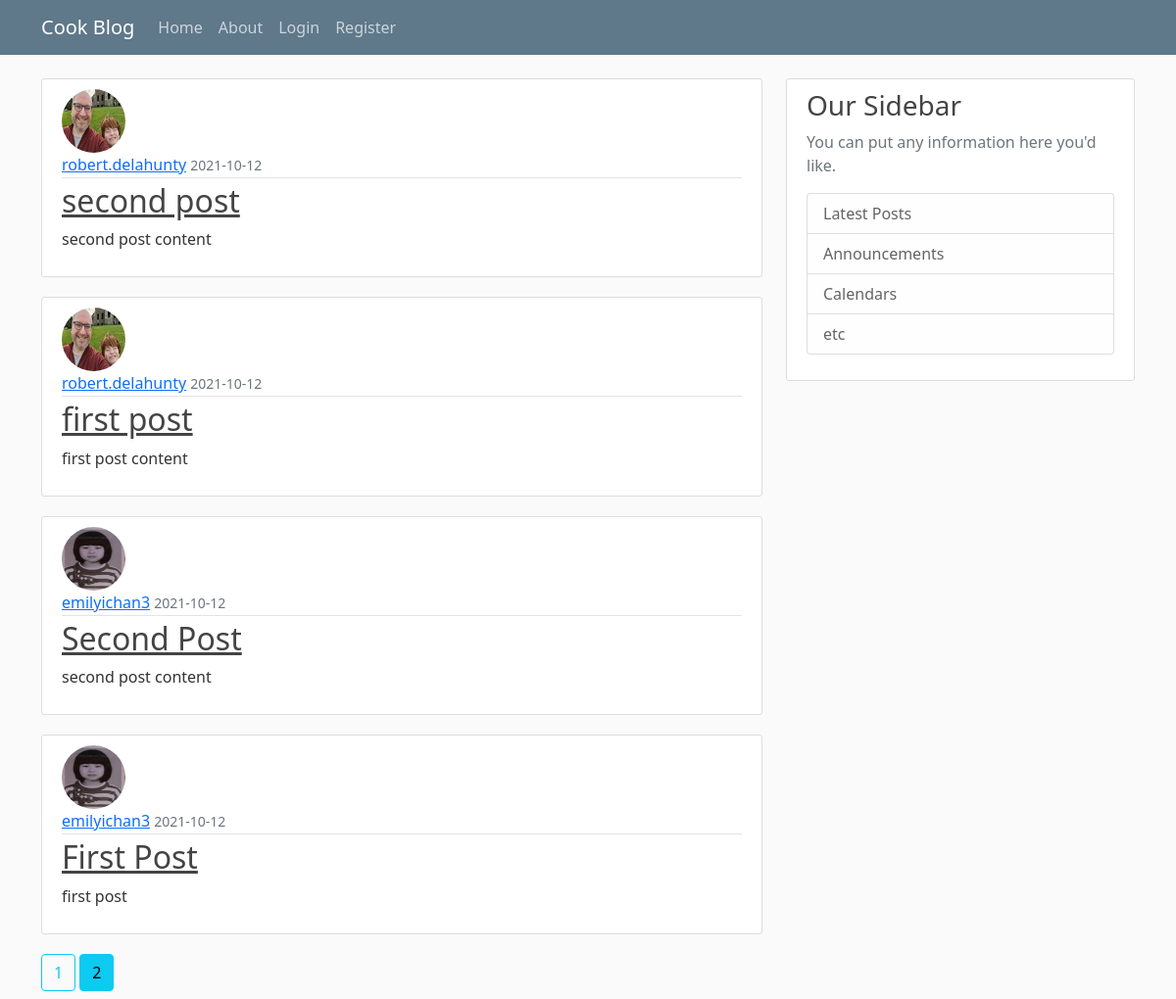
The page /home?page=2 on the database its author committed.
### flaskapp_env/modules.py (models this page shows, shortened)
class Post(db.Model):
    id = db.Column(db.Integer, primary_key=True, autoincrement=True)
    title = db.Column(db.String(100), nullable=False)
    date_posted = db.Column(db.DateTime, nullable=False, default=datetime.utcnow)
    post_content = db.Column(db.Text, nullable=False)
    member_id = db.Column(db.Integer, db.ForeignKey('member.id'), nullable=False)

class Member(db.Model, UserMixin):
    id = db.Column(db.Integer, primary_key=True)
    username = db.Column(db.String(20), unique=True, nullable=False)
    email = db.Column(db.String(120), unique=True, nullable=False)
    image_file = db.Column(db.String(20), nullable=False, default='default.jpg')
    password = db.Column(db.String(60), nullable=False)
    posts = db.relationship('Post', backref='author', lazy=True)

### flaskapp_env/main/routes.py (the view)
@main.route('/')
@main.route('/home')
def home():
    page = request.args.get('page',1, type=int)
    posts = Post.query.order_by(Post.date_posted.desc()).paginate(page=page, per_page=5)
    return render_template('home.html', posts=posts)

### flaskapp_env/templates/home.html
{% extends "layout.html" %}
{% block content %}
    {% for post in posts.items %}
        <article class="media content-section">
        <img class="rounded-circle article-img" src="{{ url_for('static', filename='profile_pics/' + post.author.image_file) }}">
          <div class="media-body">
            <div class="article-metadata">
              <a class="mr-2" href="{{ url_for('users.user_posts',username=post.author.username) }}">{{ post.author.username }}</a>
              <small class="text-muted">{{ post.date_posted.strftime('%Y-%m-%d') }}</small>
            </div>
            <h2><a class="article-title" href="{{ url_for('posts.post', post_id=post.id) }}">{{ post.title }}</a></h2>
            <p class="article-content">{{ post.post_content }}</p>
          </div>
        </article>
    {% endfor %}
    {% for page_num in posts.iter_pages(left_edge=1, right_edge=1, left_current=2, right_current=2) %}
      {% if page_num %}
        {% if page_num != posts.page %}
          <a class="btn btn-outline-info mb-2" href="{{ url_for('main.home', page=page_num) }}">{{ page_num }}</a>
        {% else %}
          <a class="btn btn-info mb-2" href="{{ url_for('main.home', page=page_num) }}">{{ page_num }}</a>
        {% endif %}
      {% else %}
        ...
      {% endif %}
    {% endfor %}
{% endblock content %}

### flaskapp_env/static/main.css (style rules this page uses)
body { background: #fafafa; color: #333333; margin-top: 5rem; }
h1, h2, h3, h4, h5, h6 { color: #444444; }
.content-section { background: #ffffff; padding: 10px 20px; border: 1px solid #dddddd; border-radius: 3px; margin-bottom: 20px; }
.article-title { color: #444444; }
.article-content { white-space: pre-line; }
.article-img { height: 65px; width: 65px; margin-right: 16px; }
.article-metadata { padding-bottom: 1px; margin-bottom: 4px; border-bottom: 1px solid #e3e3e3 }

### rows shown on the page
Post: image_file (picture), author.username "robert.delahunty", date_posted "2021-10-12", title "second post", post_content "second post content"
Post: image_file (picture), author.username "robert.delahunty", date_posted "2021-10-12", title "first post", post_content "first post content"
Post: image_file (placeholder picture), author.username "emilyichan3", date_posted "2021-10-12", title "Second Post", post_content "second post content"
Post: image_file (placeholder picture), author.username "emilyichan3", date_posted "2021-10-12", title "First Post", post_content "first post"

### other values the page prints
{{ page_num }} "1"
{{ page_num }} "2"
